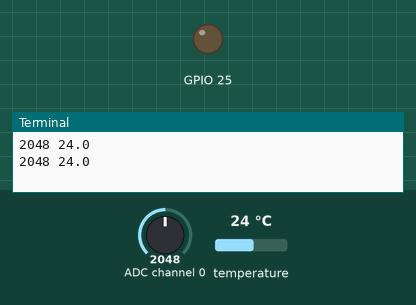
Simulated run of this program. Board: Raspberry Pi (BCM pin numbers). On the bench: output pins drawn as LEDs (lit = HIGH), the last lines printed to the terminal. Inputs (shaded band) come from the test bench; at power-on: ADC channel 0 = 2048, temperature 24 °C (analog values on the 0–4095 scale). Pins used as bus, display or sensor lines are not drawn.

Above: at 1.2 s.
1.3 s: ADC channel 0 set to 630
3.2 s: ADC channel 0 set to 554
At 4.5 s:
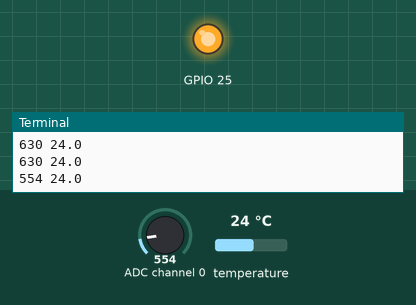
5.5 s: ADC channel 0 set to 640
At 7.2 s:
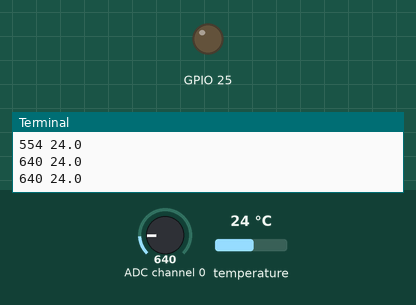
7.5 s: ADC channel 0 set to 560
At 8.8 s:
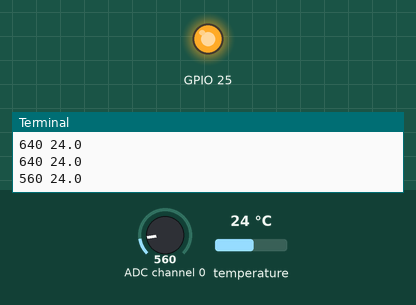
Timing chart, 0 to 10.5 s (numbered marks = the images above; inputs shaded):
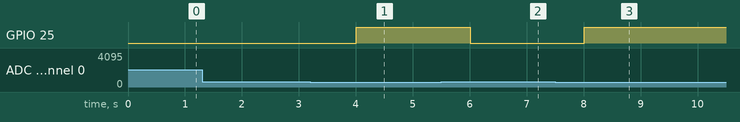

The program:

plant.py
```python
# -*- coding: utf-8 -*-
import RPi.GPIO as GPIO
import smbus
from time import sleep

# MCP3208からSPI通信で12ビットのデジタル値を取得。0から7の8チャンネル使用可
def readadc(adcnum, clockpin, mosipin, misopin, cspin):
	if adcnum > 7 or adcnum < 0:
		return -1
	GPIO.output(cspin, GPIO.HIGH)
	GPIO.output(clockpin, GPIO.LOW)
	GPIO.output(cspin, GPIO.LOW)

	commandout = adcnum
	commandout |= 0x18
	commandout <<= 3
	for i in range(5):
		# LSBから数えて8ビット目から4ビット目までを送信
		if commandout & 0x80:
			GPIO.output(mosipin, GPIO.HIGH)
		else:
			GPIO.output(mosipin, GPIO.LOW)
		commandout <<= 1
		GPIO.output(clockpin, GPIO.HIGH)
		GPIO.output(clockpin, GPIO.LOW)
	adcout = 0
	# 13ビット読む
	for i in range(13):
		GPIO.output(clockpin, GPIO.HIGH)
		GPIO.output(clockpin, GPIO.LOW)
		adcout <<= 1
		if i>0 and GPIO.input(misopin)==GPIO.HIGH:
			adcout |= 0x1
	GPIO.output(cspin, GPIO.HIGH)
	return adcout

# 気温を測る
def read_adt7410():
    word_data =  bus.read_word_data(address_adt7410, register_adt7410)
    data = (word_data & 0xff00)>>8 | (word_data & 0xff)<<8
    data = data>>3 # 13ビットデータ
    if data & 0x1000 == 0:  # 温度が正または0の場合
        temperature = data*0.0625
    else: # 温度が負の場合、 絶対値を取ってからマイナスをかける
        temperature = ( (~data&0x1fff) + 1)*-0.0625
    return temperature

GPIO.setmode(GPIO.BCM)
# ピンの名前を変数として定義
SPICLK = 11
SPIMOSI = 10
SPIMISO = 9
SPICS = 8
# SPI通信用の入出力を定義
GPIO.setup(SPICLK, GPIO.OUT)
GPIO.setup(SPIMOSI, GPIO.OUT)
GPIO.setup(SPIMISO, GPIO.IN)
GPIO.setup(SPICS, GPIO.OUT)

bus = smbus.SMBus(1)
address_adt7410 = 0x48
register_adt7410 = 0x00

# LED
GPIO.setup(25, GPIO.OUT)

try:
	while True:
		inputVal0 = readadc(0, SPICLK, SPIMOSI, SPIMISO, SPICS)
		temp = read_adt7410()
		print(inputVal0, temp)
		# 土が乾いていたらLEDを点灯する
		if inputVal0 < 600:
			GPIO.output(25, GPIO.HIGH)
		else:
			GPIO.output(25, GPIO.LOW)
		sleep(1)

except KeyboardInterrupt:
	pass

GPIO.cleanup()
```

Measured:
- the behaviour switches between 600 and 599 on ADC channel 0 (found by bisection; images 0 and 1)
- after the input at 3.2 s, GPIO 25: LOW → HIGH after 0.81 s
- after the input at 5.5 s, GPIO 25: HIGH → LOW after 0.51 s
- after the input at 7.5 s, GPIO 25: LOW → HIGH after 0.51 s
